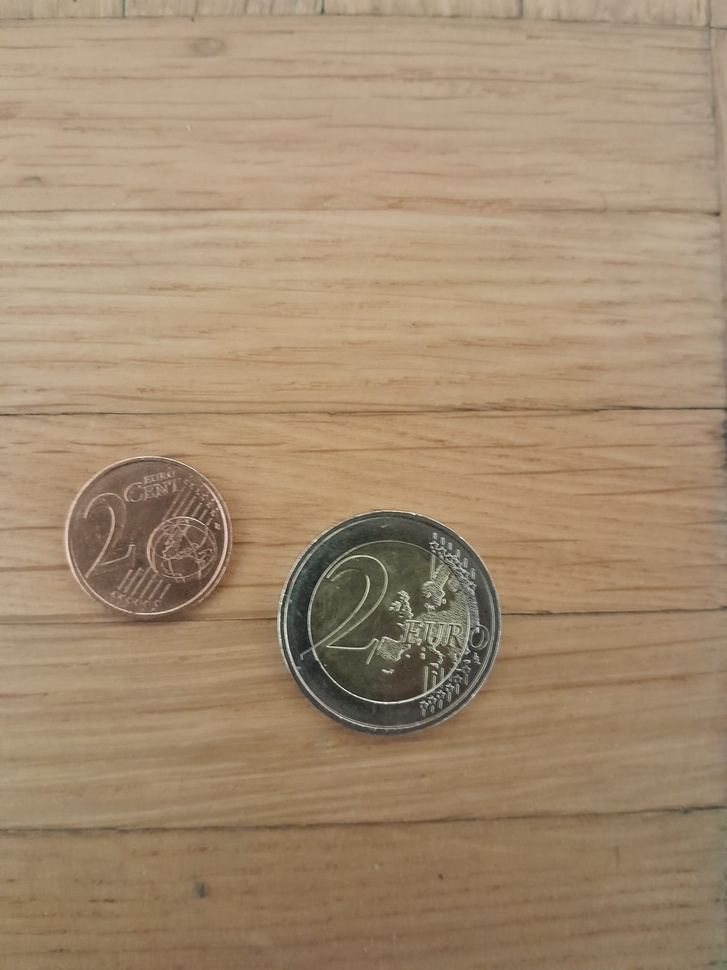
#> input picture test_grp5/0.jpeg, 727 x 970 px, shrunk from 1530 x 2040 before the run
$ python -i test_evaluate.py   (imports and definitions only)
#> lines starting #> are read from the running program, lines starting #| are printed output that depends on the picture; after the words box and inside, x2 and y2 are one past the last pixel; in counts of white or black regions, pixels touching at a corner belong together
import numpy as np
import cv2 as cv
import os
import pandas as pd

# Charger en sautant la première ligne
df = pd.read_csv("data/annotations.csv", skiprows=1)
#> (reads data/annotations.csv from the repository)
#> (reads data/annotations_clean.csv from the repository)

# Renommer les colonnes
df = df.rename(columns={
    "Nom image": "image",
    "Nombre de pièces": "count",
    "Valeur monétaire €": "value",
    "Identifiant équipe": "team"
})

# Convertir les valeurs monétaires "6,18" → 6.18
df["value"] = (
    df["value"]
    .astype(str)
    .str.replace(",", ".", regex=False)
)

df["value"] = pd.to_numeric(df["value"], errors="coerce")

# Supprimer les lignes avec valeur manquante
df = df.dropna(subset=["value"])

# Garder seulement les équipes existantes
valid_teams = ["gp1", "gp2", "gp4"]
df = df[df["team"].isin(valid_teams)]

# Supprimer les images qui n'existent pas
def image_exists(row):
    path = os.path.join("data/images", row["team"], row["image"])
    return os.path.exists(path)

df = df[df.apply(image_exists, axis=1)]


def predict_image(image_path):

#> called with image_path = 'test_grp5/0.jpeg'
    original = cv.imread(image_path)
#> original is the input picture: shape (970, 727, 3); mean B, G, R 112.3, 139.6, 163.5

    # Sécurité si image non trouvée
    if original is None:
        return 0, 0.0

    gray = cv.cvtColor(original, cv.COLOR_BGR2GRAY)
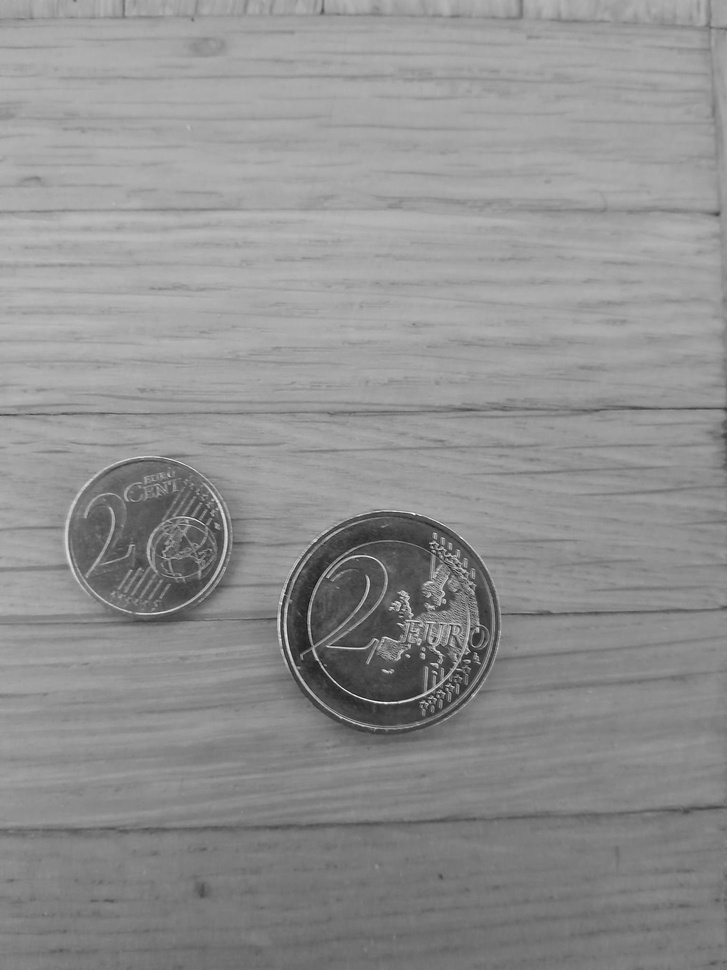
#> gray: shape (970, 727); min 23, max 253, mean 143.7
    blur = cv.GaussianBlur(gray, (9, 9), 0)

    thresh = cv.adaptiveThreshold(
        blur, 255,
        cv.ADAPTIVE_THRESH_GAUSSIAN_C,
        cv.THRESH_BINARY_INV,
        31, 5
    )
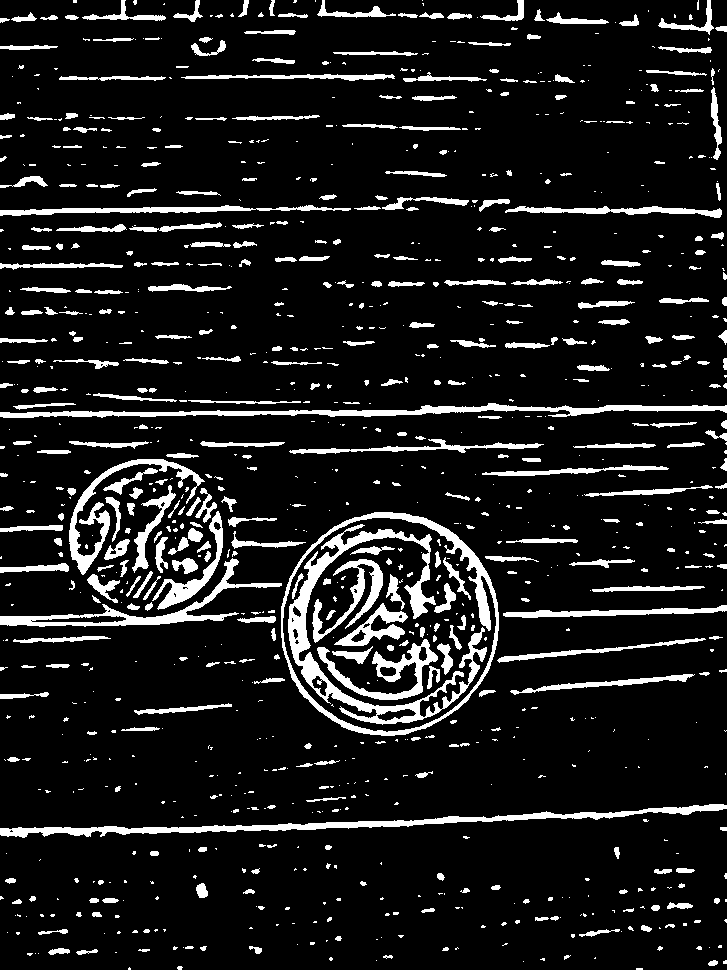
#> thresh: shape (970, 727); 10.7% white; 1020 white regions (616 under 20 px), largest, box (x1, y1, x2, y2) and area: (288, 524, 487, 725) 6056, (0, 804, 727, 838) 4255, (281, 512, 499, 736) 3772

    kernel = np.ones((3,3), np.uint8)
    opening = cv.morphologyEx(thresh, cv.MORPH_OPEN, kernel)
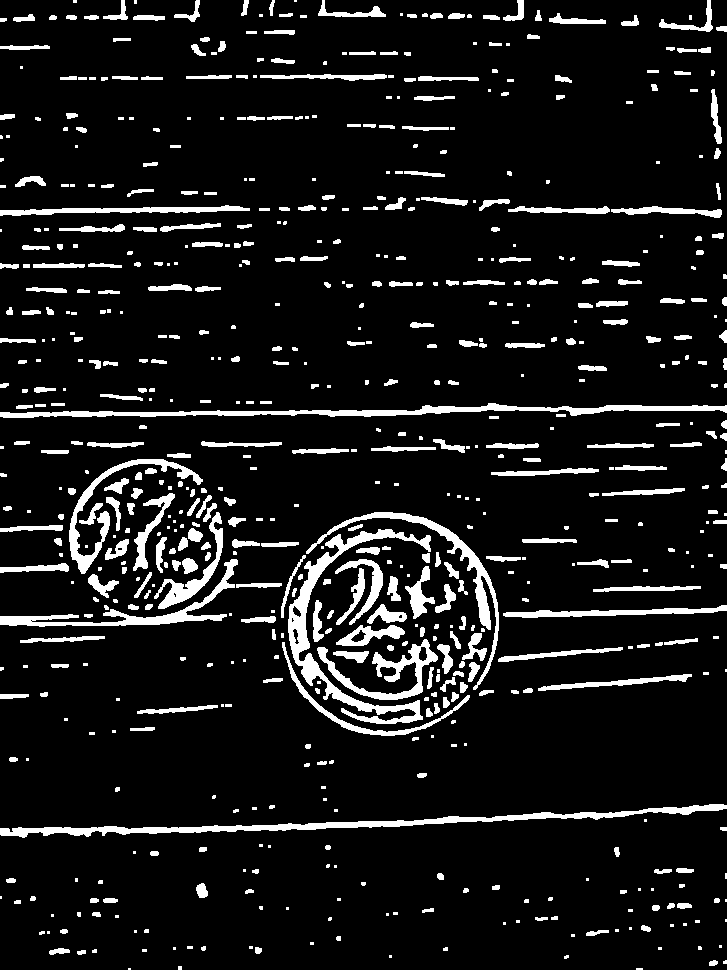
#> opening: shape (970, 727); 9.3% white; 676 white regions (253 under 20 px)

    contours, _ = cv.findContours(opening, cv.RETR_EXTERNAL, cv.CHAIN_APPROX_SIMPLE)
#> contours = 676 contours, 354 with area under 20; largest, box (x1, y1, x2, y2) and area: (288, 529, 431, 724) 3695, (0, 804, 727, 838) 3478, (0, 403, 727, 418) 2953, (306, 512, 499, 690) 1970, (0, 559, 238, 627) 1876

    if len(contours) == 0:
        return 0, 0.0

    circles = []
    for ctr in contours:
        (x, y), radius = cv.minEnclosingCircle(ctr)
        if radius > 80:  # filtre anti-bruit
            circles.append((x, y, radius))
#> this loop made 676 passes
#> (x, y, radius) on passes 4 to 6: (724.5, 961.5, 2.12), (713, 963, 4.47), (566, 956.5, 2.5)
#> after the loop, circles = [(363, 819.5, 363.3), (375.5, 669.5, 97.46), (614.5, 610, 111.6), (118.5, 592, 122.7), (382.5, 625.4, 101.6), (392.4, 617.9, 109.3), (363, 410.5, 363), (124.5, 211.5, 124.5)]

    if len(circles) == 0:
        return 0, 0.0

    euro_ratios = {
        "2€": 1.00,
        "50c": 0.94,
        "1€": 0.90,
        "20c": 0.86,
        "5c": 0.82,
        "10c": 0.77,
        "2c": 0.73,
        "1c": 0.63
    }

    coin_values = {
        "2€": 2.00,
        "1€": 1.00,
        "50c": 0.50,
        "20c": 0.20,
        "10c": 0.10,
        "5c": 0.05,
        "2c": 0.02,
        "1c": 0.01
    }

    savings = 0.0
    coin_counts = {k: 0 for k in euro_ratios.keys()}

    radii = [r for (_, _, r) in circles]
#> radii = [363.3, 97.46, 111.6, 122.7, 101.6, 109.3, 363, 124.5]
    Rmax = max(radii)
#> Rmax = 363.3

    for (_, _, r) in circles:
        ratio = r / Rmax

        best_label = None
        best_diff = float("inf")

        for coin, ref in euro_ratios.items():
            diff = abs(ratio - ref)
            if diff < best_diff:
                best_diff = diff
                best_label = coin

        coin_counts[best_label] += 1
        savings += coin_values[best_label]
#> this loop made 8 passes
#> (r, ratio, savings) on passes 1 to 8: (363.3, 1, 2), (97.46, 0.268, 2.01), (111.6, 0.307, 2.02), (122.7, 0.338, 2.03), (101.6, 0.28, 2.04), (109.3, 0.301, 2.05), (363, 0.999, 4.05), (124.5, 0.343, 4.06)
#> after the loop, coin_counts = {'2€': 2, '50c': 0, '1€': 0, '20c': 0, '5c': 0, '10c': 0, '2c': 0, '1c': 6}; savings = 4.06

    return len(circles), round(savings, 2)


annotations = pd.read_csv("data/annotations_clean.csv")

count_errors = []
value_errors = []

correct_count = 0
correct_value = 0
correct_both = 0

# [31 lines not run here, left out]

>>> result = predict_image('test_grp5/0.jpeg')
#> result = (8, 4.06)
